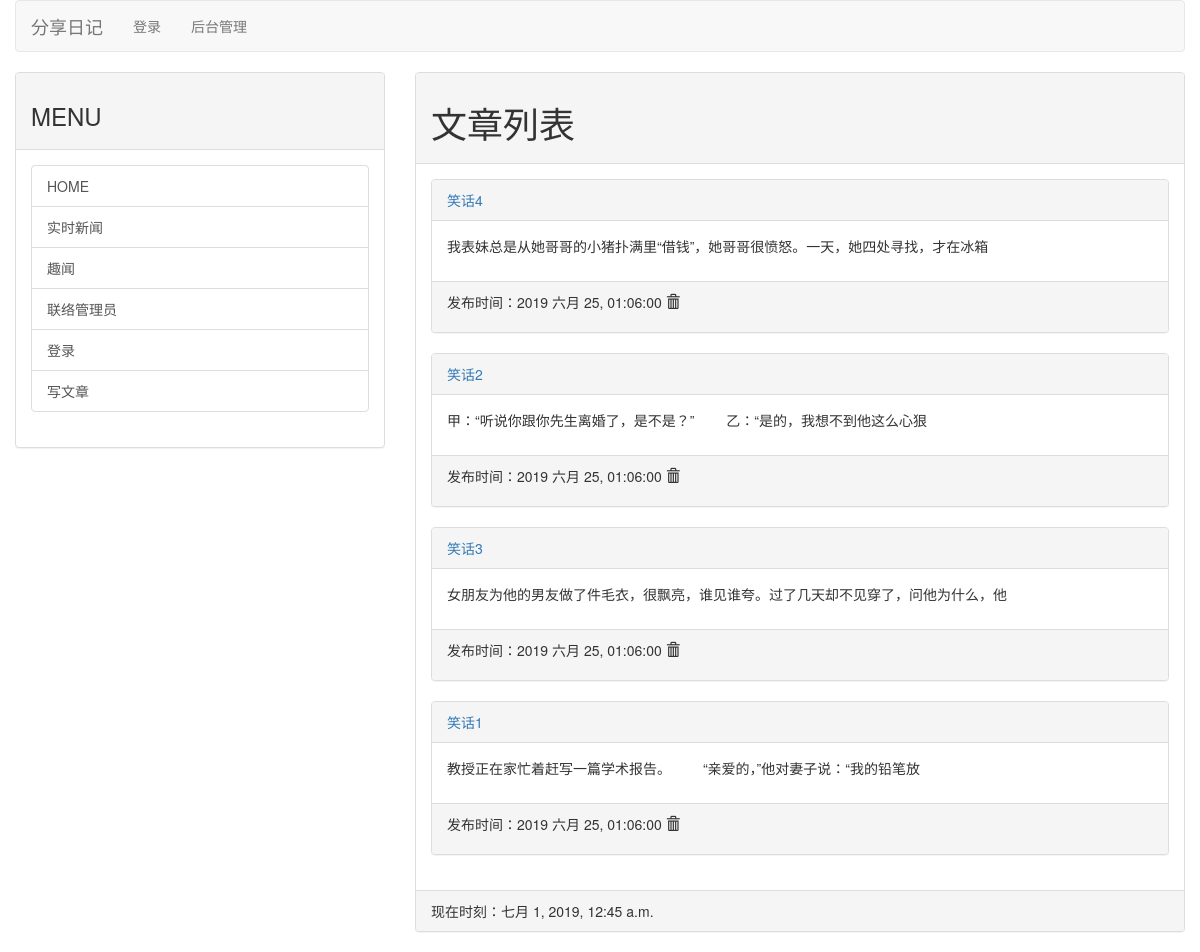
Before: /index/ with the older database file.
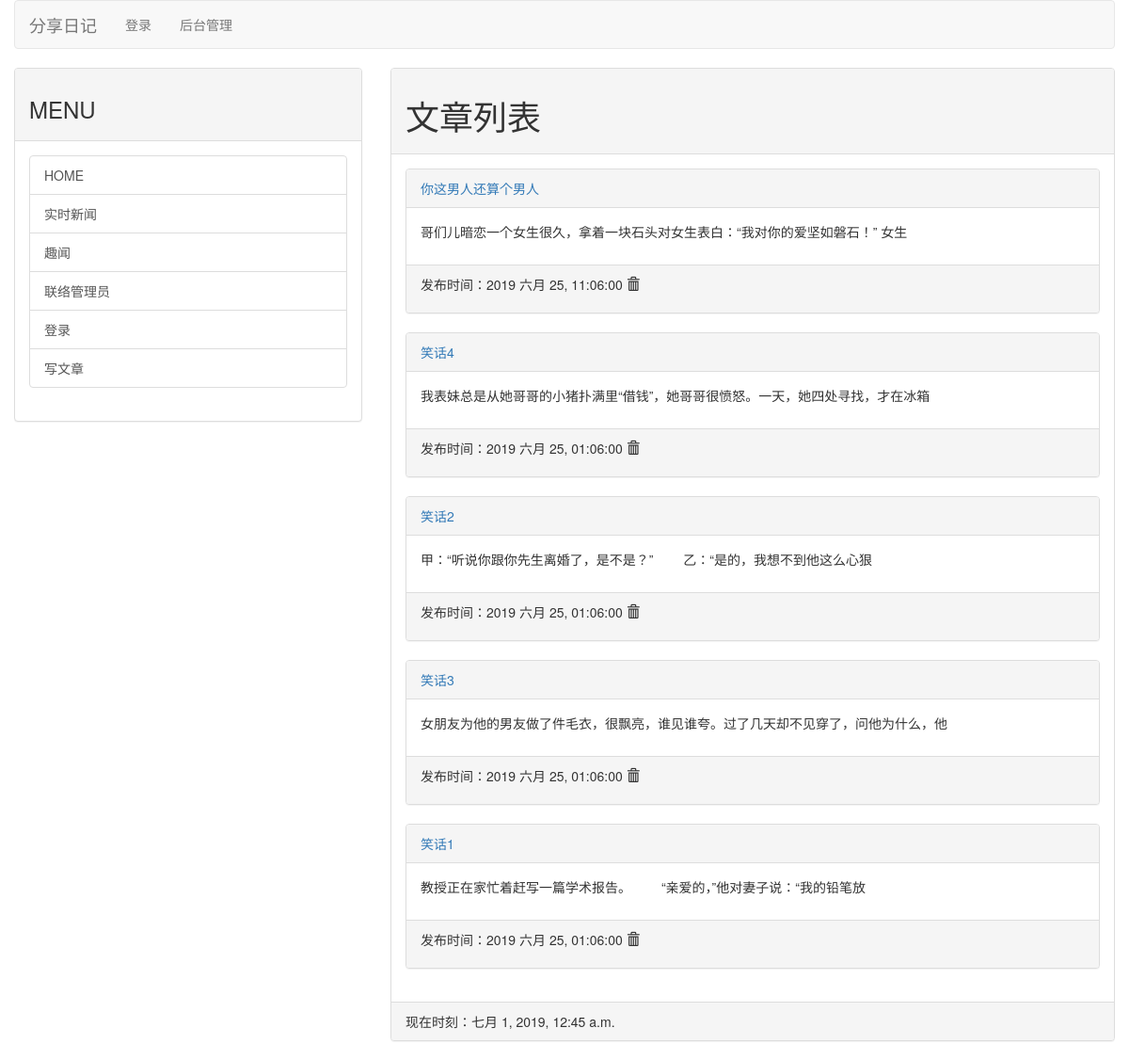
After: the same page with the newer database file.
### mainsite/models.py (models this page shows, shortened)
class Post(models.Model):
    title = models.CharField(max_length=200)
    slug = models.CharField(max_length=200)
    body = models.TextField()
    pub_date = models.DateTimeField(default=timezone.now)
    class Meta:
        ordering = ('-pub_date',)

### mainsite/views.py (the view)
# urls.py: path("index/",views.homepage),
def homepage(request):
    posts = Post.objects.all()
    now = datetime.now()
    return render(request,'index.html',locals())#locals()把当前所有局部变量打包成字典类型

### templates/index.html (shortened to what this page needs)
{% extends "base.html" %}
{% block headmessage %}
    <h1>文章列表</h1>
{% endblock %}
{% block content %}
    {% for post in posts %}
        <div class="panel panel-default">
            <div class="panel-heading">
                <a href="post/{{ post.slug }}">{{ post.title }}</a>
            </div>
            <div class="panel-body">
               <p>{{ post.body | truncatechars:40 }}</p>
            </div>
            <div class="panel-footer">
                <p>
                    发布时间：{{ post.pub_date | date:"Y M d, h:m:s" }}
                    <span class="glyphicon glyphicon-trash" onclick="go_delete({{ post.slug }})"></span>
                </p>
            </div>
        </div>
    {% endfor %}
{% endblock %}

Changed rows visible on the page:
added Post: title "你这男人还算个男人", body "哥们儿暗恋一个女生很久，拿着一块石头对女生表白：“我对你的爱坚如磐石！” 女生", pub_date "2019 六月 25, 11:06:00"
